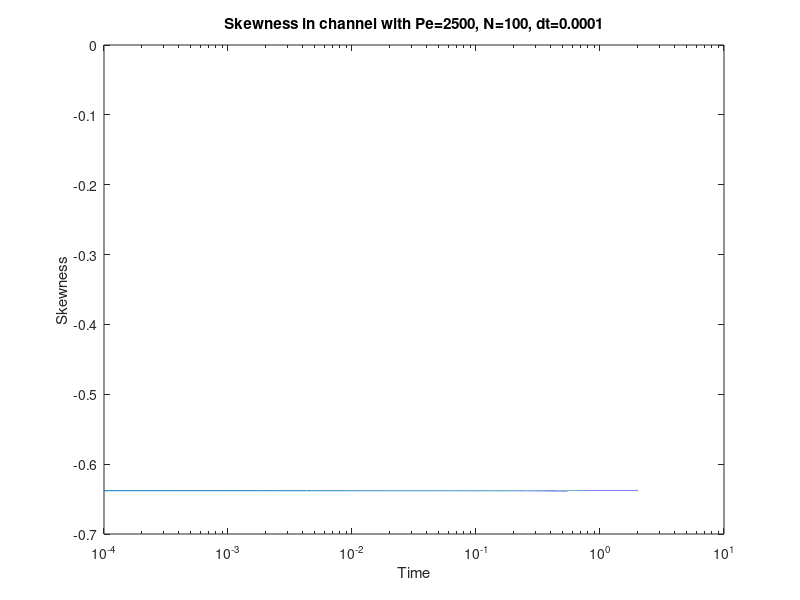

Here is the MATLAB script that generated this plot:
% Main script for Monte Carlo for channel flow.
% Domain: [0,\infty) \times [0,1].
clear all; close all; clc

% Set parameters.
N = 10^2;      % number of walkers
T = 2;                  % final time
Pe = 2500;                  % Peclet number
dt = 10^-4;                % time step

t = 0:dt:T;

u = @(z) 4*Pe*(z.*(1-z)-1/6); % flow

% Define time and path vectors.


X = zeros(N,1);
Z = zeros(N,1);

tic

% Set initial conditions.

X = zeros(N,1);
%Z = 0.5*ones(N,1);
for i=0:N-1
     Z(i+1) = i/(N-1);
end

% Iterate time.
for k=2:length(t)

     % X straightforward enough because of simple Brownian motion.
     W_1 = sqrt(2)*randn(N,1);
     
     X = X + dt*u(Z) + 0*sqrt(dt)*W_1;
     
     % Z requires Brownian motion with reflective boundaries at 0,1.
     W_2 = sqrt(2)*randn(N,1);
     
     Z = Z + 0*sqrt(dt)*W_2;
     
     % Need to check if any of Z(:,k) lies outside [0,1]; if not,
     % we need to modify them relative to Wtemp to reflect the opposite
     % direction.
     for i=1:N
          if (Z(i) > 1)
               residual = Z(i) - 1;
               Z(i) = 1 - residual;
          elseif (Z(i) < 0)
               residual = Z(i) - 0;
               Z(i) = 0 - residual;
          end
     end
     
     channelvar(k) = var(X);
     channelskew(k) = skewness(X);
     
end


semilogx(t,channelskew)
xlabel('Time')
ylabel('Skewness')
mytitle = strcat('Skewness in channel with Pe=',num2str(Pe),', N=',num2str(N),', dt=',num2str(dt));
title(mytitle)

toc


